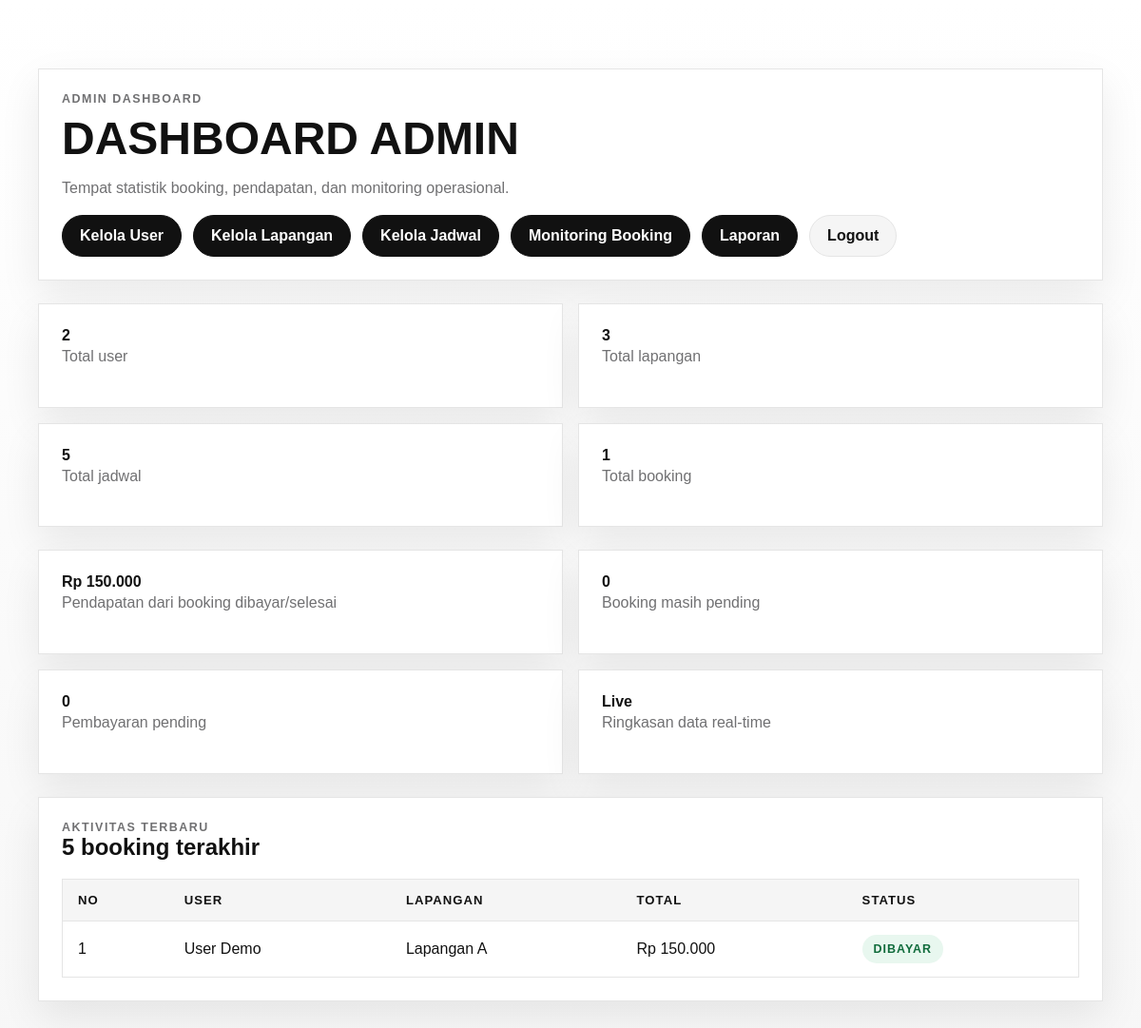
The page /admin/dashboard_admin.php (signed in) on the database its author committed.
### tables this page shows
CREATE TABLE IF NOT EXISTS booking (
  id INT AUTO_INCREMENT PRIMARY KEY,
  user_id INT NOT NULL,
  lapangan_id INT NOT NULL,
  jadwal_id INT NOT NULL,
  tanggal_booking DATE NOT NULL,
  total_harga INT NOT NULL,
  status ENUM('pending', 'dibayar', 'selesai', 'batal') NOT NULL DEFAULT 'pending',
  CONSTRAINT fk_booking_user
    FOREIGN KEY (user_id) REFERENCES users(id)
    ON UPDATE CASCADE
    ON DELETE RESTRICT,
  CONSTRAINT fk_booking_lapangan
    FOREIGN KEY (lapangan_id) REFERENCES lapangan(id)
    ON UPDATE CASCADE
    ON DELETE RESTRICT,
  CONSTRAINT fk_booking_jadwal
    FOREIGN KEY (jadwal_id) REFERENCES jadwal(id)
    ON UPDATE CASCADE
    ON DELETE RESTRICT,
  INDEX idx_booking_user_status (user_id, status),
  INDEX idx_booking_tanggal (tanggal_booking)
);

CREATE TABLE IF NOT EXISTS users (
  id INT AUTO_INCREMENT PRIMARY KEY,
  name VARCHAR(100) NOT NULL,
  email VARCHAR(100) NOT NULL UNIQUE,
  password VARCHAR(255) NOT NULL,
  role ENUM('admin', 'user') NOT NULL DEFAULT 'user',
  created_at TIMESTAMP NOT NULL DEFAULT CURRENT_TIMESTAMP
);

CREATE TABLE IF NOT EXISTS lapangan (
  id INT AUTO_INCREMENT PRIMARY KEY,
  nama_lapangan VARCHAR(100) NOT NULL,
  harga_per_jam INT NOT NULL,
  status ENUM('tersedia', 'maintenance') NOT NULL DEFAULT 'tersedia'
);

### admin/dashboard_admin.php (the view, shortened to what this page needs)
<?php
require_once __DIR__ . '/../config/koneksi.php';
if (!function_exists('render_status_badge')) {
  function render_status_badge(string $status): string
  {
    $normalized = strtolower(trim($status));
    $classMap = [
      'pending' => 'status-badge status-pending',
      'dibayar' => 'status-badge status-success',
      'sukses' => 'status-badge status-success',
      'selesai' => 'status-badge status-info',
      'batal' => 'status-badge status-failed',
      'gagal' => 'status-badge status-failed',
    ];
    $class = $classMap[$normalized] ?? 'status-badge status-info';
    return '<span class="' . $class . '">' . htmlspecialchars($status, ENT_QUOTES, 'UTF-8') . '</span>';
  }
}
$totalUsers = (int) $pdo->query('SELECT COUNT(*) FROM users')->fetchColumn();
$totalLapangan = (int) $pdo->query('SELECT COUNT(*) FROM lapangan')->fetchColumn();
$totalJadwal = (int) $pdo->query('SELECT COUNT(*) FROM jadwal')->fetchColumn();
$totalBooking = (int) $pdo->query('SELECT COUNT(*) FROM booking')->fetchColumn();
$totalPendapatan = (int) $pdo->query("SELECT COALESCE(SUM(total_harga), 0) FROM booking WHERE status IN ('dibayar', 'selesai')")->fetchColumn();
$bookingPending = (int) $pdo->query("SELECT COUNT(*) FROM booking WHERE status = 'pending'")->fetchColumn();
$paymentPending = (int) $pdo->query("SELECT COUNT(*) FROM pembayaran WHERE status = 'pending'")->fetchColumn();
$recentBookingStmt = $pdo->query('SELECT b.id, u.name AS user_name, l.nama_lapangan, b.status, b.total_harga
    FROM booking b
    INNER JOIN users u ON u.id = b.user_id
    INNER JOIN lapangan l ON l.id = b.lapangan_id
    ORDER BY b.id DESC
    LIMIT 5');
$recentBookings = $recentBookingStmt->fetchAll();
require_once __DIR__ . '/../includes/header.php';
?>
<div class="container hero">
  <div class="grid" style="gap: 24px;">
  <div class="card">
    <div class="kicker">Admin Dashboard</div>
    <h1 style="font-size: clamp(2rem, 4vw, 3.2rem);">Dashboard admin</h1>
    <p class="muted">Tempat statistik booking, pendapatan, dan monitoring operasional.</p>
    <div class="nav">
      <a class="pill" href="users.php">Kelola User</a>
      <a class="pill" href="lapangan.php">Kelola Lapangan</a>
      <a class="pill" href="jadwal.php">Kelola Jadwal</a>
      <a class="pill" href="booking.php">Monitoring Booking</a>
      <a class="pill" href="laporan.php">Laporan</a>
      <a class="pill secondary" href="../auth/logout.php">Logout</a>
    </div>
  </div>
  <div class="grid two">
    <div class="card">
      <strong><?php echo $totalUsers; ?></strong>
      <p class="muted">Total user</p>
    </div>
    <div class="card">
      <strong><?php echo $totalLapangan; ?></strong>
      <p class="muted">Total lapangan</p>
    </div>
    <div class="card">
      <strong><?php echo $totalJadwal; ?></strong>
      <p class="muted">Total jadwal</p>
    </div>
    <div class="card">
      <strong><?php echo $totalBooking; ?></strong>
      <p class="muted">Total booking</p>
    </div>
  </div>
  <div class="grid two">
    <div class="card">
      <strong>Rp <?php echo number_format($totalPendapatan, 0, ',', '.'); ?></strong>
      <p class="muted">Pendapatan dari booking dibayar/selesai</p>
    </div>
    <div class="card">
      <strong><?php echo $bookingPending; ?></strong>
      <p class="muted">Booking masih pending</p>
    </div>
    <div class="card">
      <strong><?php echo $paymentPending; ?></strong>
      <p class="muted">Pembayaran pending</p>
    </div>
    <div class="card">
      <strong>Live</strong>
      <p class="muted">Ringkasan data real-time</p>
    </div>
  </div>
  <section class="card">
    <div class="kicker">Aktivitas Terbaru</div>
    <h2>5 booking terakhir</h2>
    <div style="overflow-x: auto;">
      <table class="table">
        <thead>
          <tr>
            <th>No</th>
            <th>User</th>
            <th>Lapangan</th>
            <th>Total</th>
            <th>Status</th>
          </tr>
        </thead>
        <tbody>
          <?php if (empty($recentBookings)): ?>
            <tr>
              <td colspan="5" class="muted">Belum ada booking masuk.</td>
            </tr>
          <?php else: ?>
            <?php foreach ($recentBookings as $index => $booking): ?>
              <tr>
                <td><?php echo $index + 1; ?></td>
                <td><?php echo htmlspecialchars($booking['user_name'], ENT_QUOTES, 'UTF-8'); ?></td>
                <td><?php echo htmlspecialchars($booking['nama_lapangan'], ENT_QUOTES, 'UTF-8'); ?></td>
                <td>Rp <?php echo number_format((int) $booking['total_harga'], 0, ',', '.'); ?></td>
                <td><?php echo render_status_badge($booking['status']); ?></td>
              </tr>
            <?php endforeach; ?>
          <?php endif; ?>
        </tbody>
      </table>
    </div>
  </section>
  </div>
</div>
<?php require_once __DIR__ . '/../includes/footer.php'; ?>

### assets/css/style.css (style rules this page uses)
:root { --ink: #111111; --canvas: #ffffff; --soft-cloud: #f5f5f5; --hairline: #e5e5e5; --muted: #707072; --sale: #d30005; --radius: 9999px; --shadow: 0 16px 40px rgba(17, 17, 17, 0.08); --font-sans: Arial, Helvetica, sans-serif; }
* { box-sizing: border-box; }
body { margin: 0; font-family: var(--font-sans); background: linear-gradient(180deg, #ffffff 0%, #f7f7f7 100%); color: var(--ink); }
a { color: inherit; text-decoration: none; }
.container { width: min(1120px, calc(100% - 32px)); margin: 0 auto; }
.nav { display: flex; gap: 12px; flex-wrap: wrap; }
.pill, .button { display: inline-flex; align-items: center; justify-content: center; min-height: 44px; padding: 0 18px; border-radius: var(--radius); border: 1px solid var(--ink); background: var(--ink); color: #fff; font-weight: 700; transition: transform 160ms ease, box-shadow 160ms ease, background-color 160ms ease, color 160ms ease, border-color 160ms ease; }
.button.secondary, .pill.secondary { background: var(--soft-cloud); color: var(--ink); border-color: var(--hairline); }
.hero { padding: 72px 0 56px; }
.card { background: #fff; border: 1px solid var(--hairline); box-shadow: var(--shadow); padding: 24px; transition: transform 180ms ease, box-shadow 180ms ease, border-color 180ms ease; }
.table tbody tr { transition: background-color 150ms ease; }
.kicker { text-transform: uppercase; letter-spacing: 0.12em; color: var(--muted); font-size: 0.78rem; font-weight: 700; }
h1, h2, h3, p { margin-top: 0; }
h1 { font-size: clamp(2.5rem, 6vw, 5rem); line-height: 0.95; text-transform: uppercase; margin: 12px 0 16px; }
p { line-height: 1.6; color: #2f2f31; }
.grid { display: grid; gap: 16px; }
.grid.two { grid-template-columns: repeat(2, minmax(0, 1fr)); }
.table { width: 100%; border-collapse: collapse; background: #fff; border: 1px solid var(--hairline); }
.table th, .table td { padding: 14px 16px; text-align: left; border-bottom: 1px solid var(--hairline); }
.table th { background: var(--soft-cloud); font-size: 0.82rem; text-transform: uppercase; letter-spacing: 0.08em; }
.muted { color: var(--muted); }
.status-badge { display: inline-flex; align-items: center; justify-content: center; min-height: 30px; padding: 0 12px; border-radius: var(--radius); font-size: 0.78rem; font-weight: 700; text-transform: uppercase; letter-spacing: 0.08em; }
.status-success { background: #e8f7ef; color: #0f6b3b; }

### rows shown on the page
booking: user.name "User Demo", lapangan.nama_lapangan "Lapangan A", total_harga "150.000", status "DIBAYAR"

### other values the page prints
$totalUsers "2"
$totalLapangan "3"
$totalJadwal "5"
$totalBooking "1"
$totalPendapatan "150.000"
$bookingPending "0"
$paymentPending "0"
